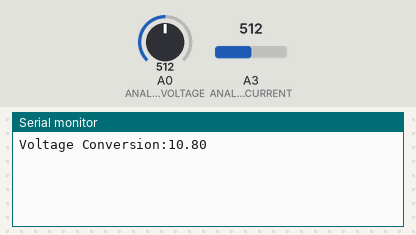
Recording of a sketch running on a simulated Arduino Uno, built with avr-gcc and run on an emulated ATmega328P. Shown: the last lines printed to the serial monitor. The test bench sets the inputs (shaded band); at power-on: A0 (ANALOGVOLTAGE) = 512, A3 (ANALOGCURRENT) = 512.

Above: at 1.2 s.
1.3 s: A0 (ANALOGVOLTAGE) set to 716
At 1.3 s:
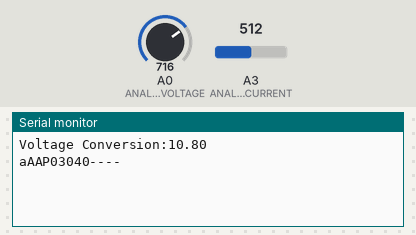
2.8 s: A3 (ANALOGCURRENT) set to 716
At 4.1 s:
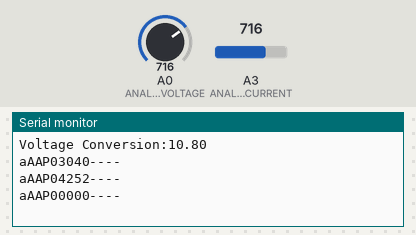
4.3 s: A3 (ANALOGCURRENT) set to 511
At 5.6 s:
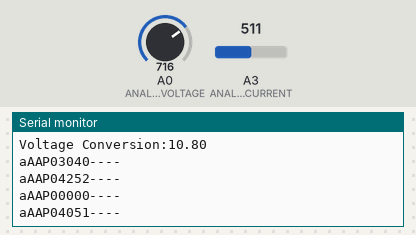
5.8 s: A0 (ANALOGVOLTAGE) set to 900
At 7.1 s:
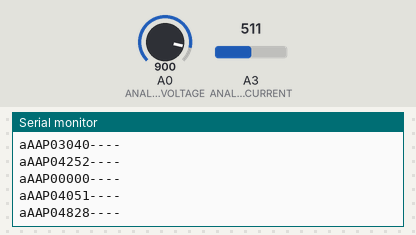
Timing chart, 0 to 8.3 s (numbered marks = the images above; inputs shaded):
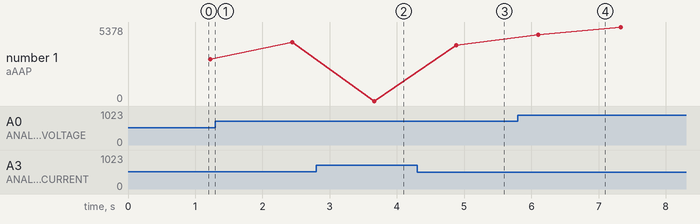

The sketch:

PedalBatteryChargerCode_v2.ino
```cpp
/********************************************************
  /****** Energy Monitor Pedal Unit CODE ******************
  /****** by Matt Little **********************************
  /****** Date: 25/10/2019 ********************************
  /****** info@re-innovation.co.uk ************************
  /****** www.re-innovation.co.uk *************************
  /********************************************************

  /*************Details of Code*****************************

   The PCB/schematic files are available from: www.re-innovation.co.uk

   It also reads voltage from the input, with a potential divider and 5V1 Zener protection
   This does NOT have a current shunt

   Voltage is read on A0 - via 680k/47k voltage divider
   Voltage set-point is adjustable via serial code.

   Current is read on pin A2 through a ADS 50A hall effect sensor

  Power data is read on the serial port at 115200 baud
   ****protocol for straming data to serial****

  There are a number of functions which can be adjusted via software commands. The main protocol is based upon LLAP (Lightweight Local Automation Protocol), with some additional features.
  http://openmicros.org/index.php/articles/85-llap-lightweight-local-automation-protocol/101-llap-starter
  This uses a 12 character message in the format:
  “aXXDDDDDDDDD”
  Where a is the start signifier and XX is the device ID, from AA to ZZ.
  Everything else is in upper case.

  Commands this unit can process:
  Change device ID
  “aXXCHID??---“
  Where the XX is the old ID and ?? is the new ID. This is stored to EEPROM

  Power
  “aXXPDDDDD---“
  This is the power output (0000.0W to 9999.9W). This will be an output approximately every second.


  Updates:
  15/10/2019  Basic code written

**********************************************************************************************************/
/************ External Libraries*****************************/

#include <stdlib.h>
#include "config.h"

//*********END of hardware information****************************************

String outputString;    // This is the holder for the data as a string. Start as blank

unsigned long int currentAve = 0;  // To hold the average values
unsigned long int voltageAve = 0;

long int oldTime = millis();  // hold the time for output

float voltageFloat = 0;  // This holds the average calculation value
float currentFloat = 0;  // This holds the average calculation value
float powerFloat = 0;    // Holds power as float
unsigned int powerInt = 0;  // Holds the power as an int

float voltageConversion = (RESISTORTOP + RESISTORBOTTOM) / RESISTORBOTTOM; // This is the conversion of the voltage read

long int averageCounter = 0;  // This counts the number of times an average has been taken.

//********** This subroutine is used for outputting the power value
void displayPower()
{
  // **************DISPLAY POWER************************
  //  These values will be printed to output when required.
  //  Power
  //  “aXXPDDDDE---“
  //  This is the power output (0000W to 9999W). This will be an output approximately every second.
  //
  outputString = "a";
  outputString += DEVICEID;
  outputString += "P";
  // Here we add the power in W from 0000W to 9999W
  // powerave is in Wso we need to sort that out
  // If powerave is <1000 then add a zero, if <100 then add two zeros, if <10 the all zeros
  if (powerInt < 10)
  {
    outputString += "0000";
    outputString += String(powerInt);
  }
  else if (powerInt < 100)
  {
    outputString += "000";
    outputString += String(powerInt);
  }
  else if (powerInt < 1000)
  {
    outputString += "00";
    outputString += String(powerInt);
  }
  else if (powerInt < 10000)
  {
    outputString += "0";
    outputString += String(powerInt);
  }
  else
  {
    outputString += String(powerInt);
  }
  outputString += "----";
  Serial.println(outputString);
}


// Subroutine to read current and voltage
void readVI()
{
  // Firstly lets take an average of the voltage and current values:
  for (int i = 0; i < AVERAGECOUNTER; i++)
  {
    currentAve += analogRead(ANALOGCURRENT);
    voltageAve += analogRead(ANALOGVOLTAGE);
    delay(1);
  }
  // Then calculate the average values:
  currentFloat = (float)currentAve / (float)AVERAGECOUNTER;
  voltageFloat = (float)voltageAve / (float)AVERAGECOUNTER;

  currentAve = 0;  // Reset the average values
  voltageAve = 0;

  if (DEBUG == 1)
  {
    Serial.print("Current Reading: ");
    Serial.println(currentFloat);
    Serial.print("Voltage Reading: ");
    Serial.println(voltageFloat);
  }

  //  // *********Current conversion************************
  // Using an allegro ACS756 SCA-050B Hall-effect current sensor. 50A Unidirectional
  // Datasheet: https://www.google.com/url?sa=t&rct=j&q=&esrc=s&source=web&cd=3&cad=rja&uact=8&ved=2ahUKEwjDr4_MrbrlAhWCUhUIHYuKBPoQFjACegQIARAC&url=https%3A%2F%2Fwww.allegromicro.com%2F~%2Fmedia%2FFiles%2FDatasheets%2FACS758-Datasheet.ashx&usg=AOvVaw0zG5YncHyc4UEWo88RnEEg
  // Output the currentint here FOR TESTING:
  // Power supply is 4.5V so:
  // Offset is 0.1 x Vcc which is 0.425 at 4.25V supply
  // Sensitivity is 60mV per A (at 5V) so (60/5)*4.25 = 51mV per amp at 4.25V

  // Convert currentFLoat into measured voltage:
  currentFloat  = (currentFloat * ANALOGREF) / 1024.0;
  // Convert currentFloat into actual current in amps
  currentFloat  = (((currentFloat - (VSUPPLY / 2)) * (CURRENTCONV * (VSUPPLY / 5.0))) * -1.0); // This does the ratiometric calculation of current
  if (currentFloat <= 0)
  {
    currentFloat = 0;
  }

  //currentFloat = 5.0; // DEBUG test line

  //*******Voltage Conversion**************************
  // Voltage is measured with a potential divider - set values in CONFIG
  voltageFloat = (voltageFloat * (float)ANALOGREF) / 1024.0;
  voltageFloat = (voltageFloat * voltageConversion); // Voltage in V
  if (voltageFloat <= 0)
  {
    voltageFloat = 0;
  }
  //*************POWER CACULATION********
  // This is not extremly accurate - as it only take the average values
  // But good enough for high powers and quick for this item
  powerFloat = voltageFloat * currentFloat;
  //powerAve = powerAve / 1000000; // Gets rid of sampling freq - need to include display update here?
  powerFloat = powerFloat * 10; //send data as 100's of mW
  powerInt = (int)powerFloat;

  if (DEBUG == 1)
  {
    Serial.print("Current Actual: ");
    Serial.println(currentFloat);
    Serial.print("Voltage Actual: ");
    Serial.println(voltageFloat);
    Serial.print("Power Actual: ");
    Serial.println(powerInt);
  }


}

//****************INITIALISE ROUTINE******************************
void setup()
{
  Serial.begin(9600);    // Set up a serial output for data display and changing parameters
  // declare correct inputs and outputs:
  pinMode(ANALOGCURRENT, INPUT);
  pinMode(ANALOGVOLTAGE, INPUT);
  analogReference(EXTERNAL);
  Serial.print("Voltage Conversion:");
  Serial.println(voltageConversion);
}

void loop()
{
  // This is the main loop.

  // Firstly lets take an average of the voltage and current values
  readVI();

  // ***********Display data********************************
  // Here we keep a count of the milliseconds
  // If more than DISPLAYUPDATEMS has passed then send out the data
  // Output data on serial:
  if ((millis()) >= (oldTime + DISPLAYUPDATEMS))
  {
    oldTime = millis();  // Save the time ready for the next output display
    // Output the voltage phrase:
    displayPower();
  }
}
```

config.h
```cpp
#pragma once

#include <Arduino.h>

// ********** Hardware information********************************************
// These constants won't change.  They're used to give names to the pins used:
#define ANALOGCURRENT   A3  // I read in on A3
#define ANALOGVOLTAGE   A0  // V read in on A0
#define DEVICEID        "AA"

#define DEBUG           0   // If set to 1 the use debug if 0 the no debug
// Analog read settings
#define AVERAGECOUNTER  500    // The number of samples to average over
#define ANALOGREF       3.24   //The analog voltage reference (external 3.3V)

//Voltage Read Settings
#define RESISTORTOP     98.0   // R1 value in kohm
#define RESISTORBOTTOM  10.0    // R2 value in kohm

//Current Read Settings
#define VSUPPLY         4.26  //The volatge supply to the current sensor
//#define VSUPPLY         4.6  //The volatge supply to the current sensor with USB
#define CURRENTCONV     40.0   //The conversion of mV per A at 5V from Current sensor datasheet

// Button feel settings
#define DEBOUNCED_BUTTON_THRESHOLD      5
#define DEBOUNCED_BUTTON_DELAY          5
#define DEBOUNCED_BUTTON_HELD_MS        300
#define DEBOUNCED_BUTTON_RPT_INITIAL_MS 500
#define DEBOUNCED_BUTTON_RPT_MS         300

// Button parameters
//#define RESET_BUTTON_PIN                9

#define DISPLAYUPDATEMS                 1000 // mS between each display and button press check update
```

Measured:
- after the input at 2.8 s, the serial monitor: prints a new line after 0.86 s (image 2)
- after the input at 4.3 s, the serial monitor: prints a new line after 0.58 s (image 3)
- after the input at 5.8 s, the serial monitor: prints a new line after 0.31 s (image 4)
- plotted number 1: 3040 → 4252 after the input at 1.3 s, 4252 → 0 after the input at 2.8 s, 0 → 4051 after the input at 4.3 s, 4051 → 5378 after the input at 5.8 s
